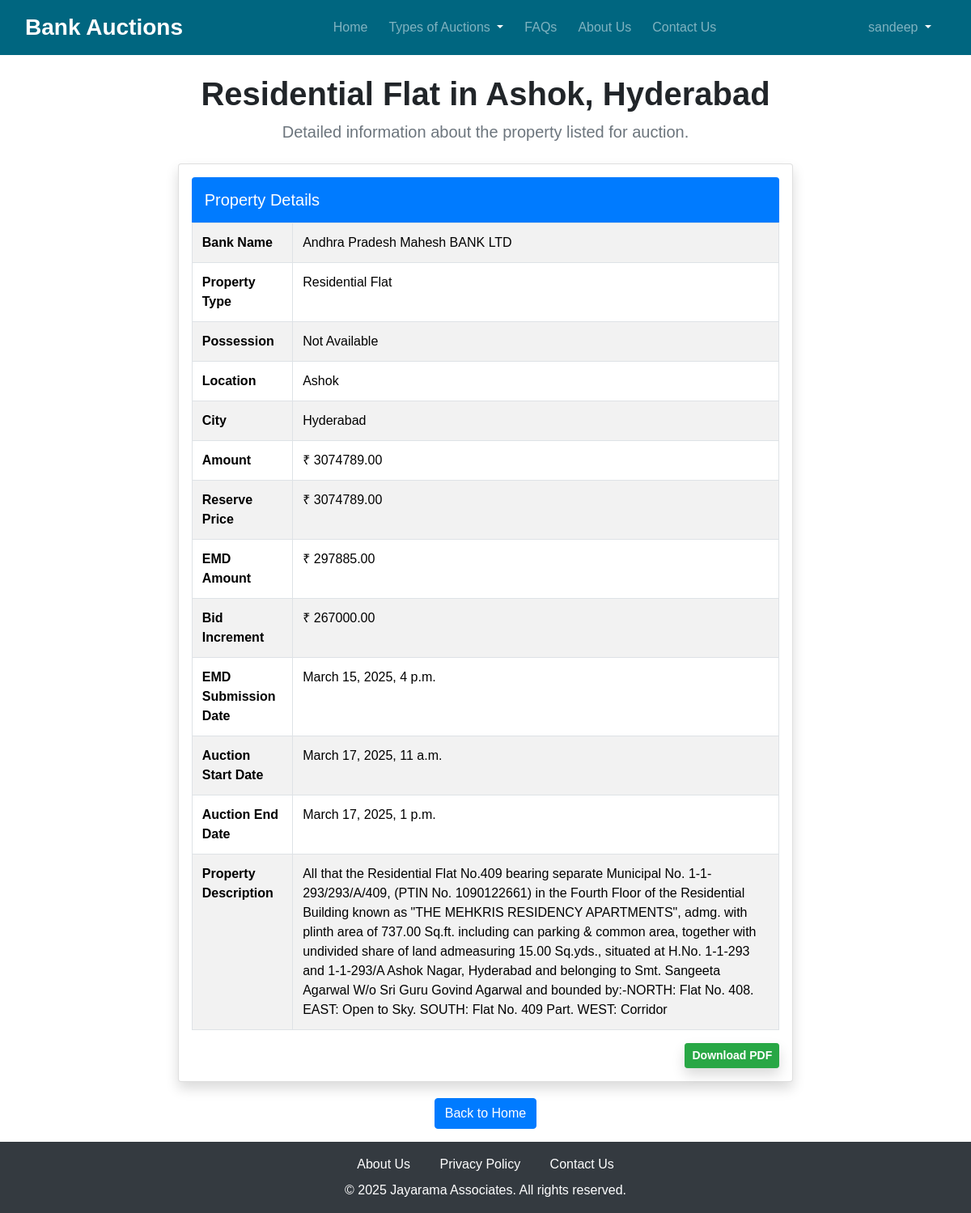
The page /property/7/ (signed in) on the database its author committed.
### propertyapp/models.py (models this page shows, shortened)
class Property(models.Model):
    Auction_id = models.CharField(max_length=10)
    Title = models.CharField(max_length=200)
    Bank = models.ForeignKey(Bank, on_delete=models.CASCADE, related_name="properties")
    Property_Title = models.ForeignKey(Category, on_delete=models.CASCADE, related_name="properties")
    Description = models.TextField()
    Location = models.CharField(max_length=30)
    City = models.CharField(max_length=20)
    State = models.CharField(max_length=20)
    Amount = models.DecimalField(max_digits=10, decimal_places=2)
    Reserve_price = models.DecimalField(max_digits=10, decimal_places=2)
    EMD_amount = models.DecimalField(max_digits=10, decimal_places=2)
    Bid_increment = models.DecimalField(max_digits=10, decimal_places=2)
    EMD_submission_date = models.DateTimeField()
    Auction_start_date = models.DateTimeField()
    Auction_end_date = models.DateTimeField()
    created_at = models.DateTimeField(auto_now_add=True)  # Automatically set on creation
    Image = models.ImageField(upload_to='images/', default='default.jpg')
    objects = PropertyManager()  # Apply ordering
    class Meta:
        verbose_name_plural = "Properties"

class Category(models.Model):
    Property_Title = models.CharField(max_length=30)
    def __str__(self):
        return self.Property_Title
    class Meta:
        verbose_name_plural = "Categories"

class Bank(models.Model):
    Name = models.CharField(max_length=30)
    Branch = models.CharField(max_length=50)
    IFSC = models.CharField(
        max_length=11,
        validators=[RegexValidator(regex=r'^[A-Z]{4}0[A-Z0-9]{6}$', message='Invalid IFSC code')]
    )
    def __str__(self):
        return self.Name
    class Meta:
        verbose_name_plural = "Banks"

### propertyapp/views.py (the view)
# urls.py: path('property/<int:pk>/', views.property_detail, name='property_detail'),
@login_required
def property_detail(request, pk):
    property = get_object_or_404(Property, pk=pk)
    return render(request, 'properties/property_detail.html', {'property': property})

### propertyapp/models.py (called while the page is built)
    def get_queryset(self):
        return super().get_queryset().order_by('-created_at')

### propertyapp/templates/properties/property_detail.html (shortened to what this page needs)
{% extends 'base.html' %}
{% block content %}
<div class="container">
    <div class="text-center mt-4">
        <h1 class="display-6 fw-bold">{{ property.Property_Title }} in {{ property.Location }}, {{ property.City }}</h1>
        <p class="lead text-muted">Detailed information about the property listed for auction.</p>
    </div>
    <div class="container mt-4" style="width: 85%;">
        <div class="card shadow rounded p-3">
            <div class="bg-primary text-white p-3 rounded-top">
                <h5 class="mb-0">Property Details</h5>
            </div>
            <div class="table-responsive">
                <table class="table table-bordered table-striped mb-0">
                    <tbody>
                        <tr>
                            <th>Bank Name</th>
                            <td>{{ property.Bank }}</td>
                        </tr>
                        <tr>
                            <th>Property Type</th>
                            <td>{{ property.Property_Title }}</td>
                        </tr>
                        <tr>
                            <th>Possession</th>
                            <td>{{ property.possession|default:"Not Available" }}</td>
                        </tr>
                        <tr><th>Location</th>
                            <td>{{ property.Location }}</td>
                        </tr>
                        <tr>
                            <th>City</th>
                            <td>{{ property.City }}</td>
                        </tr>
                        <tr>
                            <th>Amount</th>
                            <td>₹ {{ property.Amount|floatformat:2 }}</td>
                        </tr>
                        <tr>
                            <th>Reserve Price</th>
                            <td>₹ {{ property.Reserve_price|floatformat:2 }}</td>
                        </tr>
                        <tr>
                            <th>EMD Amount</th>
                            <td>₹ {{ property.EMD_amount|floatformat:2 }}</td>
                        </tr>
                        <tr>
                            <th>Bid Increment</th>
                            <td>₹ {{ property.Bid_increment|floatformat:2 }}</td>
                        </tr>
                        <tr>
                            <th>EMD Submission Date</th>
                            <td>{{ property.EMD_submission_date }}</td>
                        </tr>
                        <tr>
                            <th>Auction Start Date</th>
                            <td>{{ property.Auction_start_date }}</td>
                        </tr>
                        <tr>
                            <th>Auction End Date</th>
                            <td>{{ property.Auction_end_date }}</td>
                        </tr>
                        <tr>
                            <th>Property Description</th>
                            <td>{{ property.Description }}</td>
                        </tr>
                    </tbody>
                </table>
            </div>
            <div class="d-flex justify-content-end mt-3">
                <a href="{% url 'download_property_pdf' property.id %}" class="btn btn-success btn-sm fw-bold shadow">
                     Download PDF
                </a>
            </div>
        </div>
    </div>
    <div class="text-center mt-1 p-3">
        <a href="{% url 'home' %}" class="btn btn-primary">Back to Home</a>
    </div>
</div>
{% endblock %}

### propertyapp/templates/properties/base.html (shortened to what this page needs)
{% load static %}
<!DOCTYPE html>
<html lang="en">
<head>
    <link href="https://cdn.jsdelivr.net/npm/bootstrap@5.3.3/dist/css/bootstrap.min.css" rel="stylesheet">
    <link href="https://cdn.jsdelivr.net/npm/bootstrap@4.6.0/dist/css/bootstrap.min.css" rel="stylesheet">
    <link rel="stylesheet" href="{% static 'css/styles.css' %}">
</head>
<body class="d-flex flex-column">
    {% url 'login' as login_url %}
    {% url 'signup' as signup_url %}
    {% if request.path != login_url and request.path != signup_url %}
    <nav class="navbar navbar-expand-lg navbar-dark bg-primary flex-nowrap">
        <div class="container-fluid">
            <a class="navbar-brand fs-3 fw-bold" href="{% url 'home' %}">Bank Auctions</a>
            <div class="collapse navbar-collapse" id="navbarNav">
                <ul class="navbar-nav ms-auto">
                    <li class="nav-item"><a class="nav-link" href="{% url 'home' %}">Home</a></li>
                    <li class="nav-item dropdown">
                        <a class="nav-link dropdown-toggle" href="#" id="auctionDropdown" role="button" data-bs-toggle="dropdown" aria-expanded="false">
                            Types of Auctions
                        </a>
                    </li>
                    <li class="nav-item"><a class="nav-link" href="{% url 'faqs' %}">FAQs</a></li>
                    <li class="nav-item"><a class="nav-link" href="{% url 'about' %}">About Us</a></li>
                    <li class="nav-item"><a class="nav-link" href="{% url 'contact' %}">Contact Us</a></li>
                </ul>
                <ul class="navbar-nav ms-auto">
                    <li class="nav-item dropdown">
                        {% if user.is_authenticated %}
                            <a class="nav-link dropdown-toggle" href="#" id="userDropdown" role="button" data-bs-toggle="dropdown" aria-expanded="false">
                                {{ user.username }}
                            </a>
                        {% endif %}
                    </li>
                </ul>
            </div>
        </div>
    </nav>
    {% endif %}
    <main class="flex-grow-1">
        {% block content %}
        {% endblock %}
    </main>
    <footer class="bg-dark text-white py-3 mt-auto">
        <div class="container text-center">
            <div class="mb-2">
                <a href="{% url 'about' %}" class="text-white mx-3">About Us</a>
                <a href="{% url 'privacy' %}" class="text-white mx-3">Privacy Policy</a>
                <a href="{% url 'contact' %}" class="text-white mx-3">Contact Us</a>
            </div>
            <div>
                <span>&copy; {% now "Y" %} Jayarama Associates. All rights reserved.</span>
            </div>
        </div>
    </footer>
</body>
</html>

### staticfiles/css/styles.css (style rules this page uses)
html, body { height: 100%; }
.navbar-nav .nav-item { margin-right: 10px; }
.navbar { background-color: #006680 !important; }
.navbar-brand { font-size: 24px; font-weight: bold; color: white; }
.nav-link { color: white; }
body { font-family: Arial, sans-serif; }
.container { width: 80%; margin: 0 auto; }

### propertyapp/templates/properties/base.html (style rules this page uses)
html, body { height: 100%; }
.navbar-nav .nav-item { margin-right: 10px; }
.navbar { background-color: #006680 !important; }
.navbar-brand { font-size: 24px; font-weight: bold; color: white; }
.nav-link { color: white; }
.navbar-nav .dropdown-toggle::after { border-top-color: white !important; }

### rows shown on the page
Property: Property_Title "Residential Flat", Location "Ashok", City "Hyderabad", Bank "Andhra Pradesh Mahesh BANK LTD", Amount "3074789.00", Reserve_price "3074789.00", EMD_amount "297885.00", Bid_increment "267000.00", EMD_submission_date "March 15, 2025, 4 p.m.", Auction_start_date "March 17, 2025, 11 a.m.", Auction_end_date "March 17, 2025, 1 p.m.", Description "All that the Residential Flat No.409 bearing separate Municipal No. 1-1-293/293/A/409, (PTIN No. 1090122661) in the Fourth Floor of the Residential Building known as \"THE MEHKRIS RESIDENCY APARTMENTS\", admg. with plinth area of 737.00 Sq.ft. including can parking & common area, together with undivided share of land admeasuring 15.00 Sq.yds., situated at H.No. 1-1-293 and 1-1-293/A Ashok Nagar, Hyderabad and belonging to Smt. Sangeeta Agarwal W/o Sri Guru Govind Agarwal and bounded by:-NORTH: Flat No. 408. EAST: Open to Sky. SOUTH: Flat No. 409 Part. WEST: Corridor"

### other values the page prints
{{ user.username }} "sandeep"
{{ property.possession|default:"Not Available" }} "Not Available"
